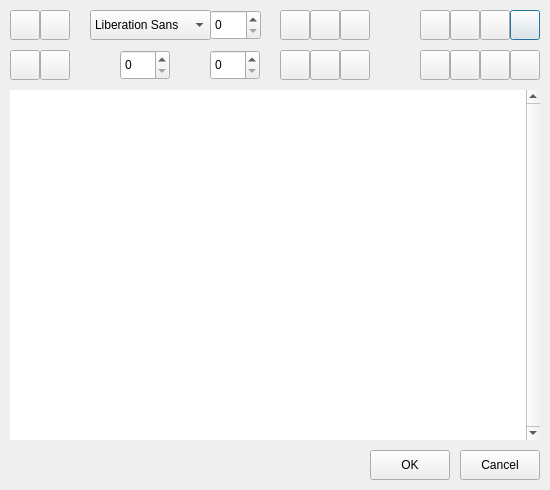
<?xml version="1.0" encoding="UTF-8"?>
<ui version="4.0">
 <class>SheetEditor</class>
 <widget class="QDialog" name="SheetEditor">
  <property name="geometry">
   <rect>
    <x>0</x>
    <y>0</y>
    <width>550</width>
    <height>490</height>
   </rect>
  </property>
  <property name="windowTitle">
   <string>Sheet Editor</string>
  </property>
  <layout class="QVBoxLayout" name="verticalLayout">
   <property name="spacing">
    <number>10</number>
   </property>
   <property name="leftMargin">
    <number>10</number>
   </property>
   <property name="topMargin">
    <number>10</number>
   </property>
   <property name="rightMargin">
    <number>10</number>
   </property>
   <property name="bottomMargin">
    <number>10</number>
   </property>
   <item>
    <widget class="QFrame" name="toolbox">
     <property name="minimumSize">
      <size>
       <width>500</width>
       <height>70</height>
      </size>
     </property>
     <widget class="QPushButton" name="justify">
      <property name="geometry">
       <rect>
        <x>500</x>
        <y>0</y>
        <width>30</width>
        <height>30</height>
       </rect>
      </property>
      <property name="toolTip">
       <string>Align justify</string>
      </property>
      <property name="icon">
       <iconset>
        <normaloff>image/icon/text_justify_64.png</normaloff>image/icon/text_justify_64.png</iconset>
      </property>
      <property name="checkable">
       <bool>true</bool>
      </property>
     </widget>
     <widget class="QPushButton" name="addCol">
      <property name="geometry">
       <rect>
        <x>0</x>
        <y>40</y>
        <width>30</width>
        <height>30</height>
       </rect>
      </property>
      <property name="toolTip">
       <string>Insert column</string>
      </property>
      <property name="icon">
       <iconset>
        <normaloff>image/icon/column_insert_64.png</normaloff>image/icon/column_insert_64.png</iconset>
      </property>
     </widget>
     <widget class="QPushButton" name="italic">
      <property name="geometry">
       <rect>
        <x>300</x>
        <y>0</y>
        <width>30</width>
        <height>30</height>
       </rect>
      </property>
      <property name="toolTip">
       <string>Italic</string>
      </property>
      <property name="icon">
       <iconset>
        <normaloff>image/icon/text_italic_64.png</normaloff>image/icon/text_italic_64.png</iconset>
      </property>
      <property name="checkable">
       <bool>true</bool>
      </property>
     </widget>
     <widget class="QPushButton" name="addRow">
      <property name="geometry">
       <rect>
        <x>0</x>
        <y>0</y>
        <width>30</width>
        <height>30</height>
       </rect>
      </property>
      <property name="toolTip">
       <string>Insert row</string>
      </property>
      <property name="icon">
       <iconset>
        <normaloff>image/icon/row_insert_64.png</normaloff>image/icon/row_insert_64.png</iconset>
      </property>
     </widget>
     <widget class="QPushButton" name="bottom">
      <property name="geometry">
       <rect>
        <x>470</x>
        <y>40</y>
        <width>30</width>
        <height>30</height>
       </rect>
      </property>
      <property name="toolTip">
       <string>Align bottom</string>
      </property>
      <property name="icon">
       <iconset>
        <normaloff>image/icon/text_align_bottom_64.png</normaloff>image/icon/text_align_bottom_64.png</iconset>
      </property>
      <property name="checkable">
       <bool>true</bool>
      </property>
     </widget>
     <widget class="QPushButton" name="textBgColor">
      <property name="geometry">
       <rect>
        <x>300</x>
        <y>40</y>
        <width>30</width>
        <height>30</height>
       </rect>
      </property>
      <property name="toolTip">
       <string>Text background color</string>
      </property>
      <property name="icon">
       <iconset>
        <normaloff>image/icon/color_text_background_64.png</normaloff>image/icon/color_text_background_64.png</iconset>
      </property>
     </widget>
     <widget class="QPushButton" name="delRow">
      <property name="geometry">
       <rect>
        <x>30</x>
        <y>0</y>
        <width>30</width>
        <height>30</height>
       </rect>
      </property>
      <property name="toolTip">
       <string>Delete row</string>
      </property>
      <property name="icon">
       <iconset>
        <normaloff>image/icon/row_delete_64.png</normaloff>image/icon/row_delete_64.png</iconset>
      </property>
     </widget>
     <widget class="QFontComboBox" name="family">
      <property name="geometry">
       <rect>
        <x>80</x>
        <y>0</y>
        <width>121</width>
        <height>30</height>
       </rect>
      </property>
      <property name="editable">
       <bool>false</bool>
      </property>
     </widget>
     <widget class="QPushButton" name="lineSpaceIcon">
      <property name="geometry">
       <rect>
        <x>170</x>
        <y>40</y>
        <width>30</width>
        <height>30</height>
       </rect>
      </property>
      <property name="icon">
       <iconset>
        <normaloff>image/icon/text_line_space_64.png</normaloff>image/icon/text_line_space_64.png</iconset>
      </property>
      <property name="flat">
       <bool>true</bool>
      </property>
     </widget>
     <widget class="QPushButton" name="middle">
      <property name="geometry">
       <rect>
        <x>440</x>
        <y>40</y>
        <width>30</width>
        <height>30</height>
       </rect>
      </property>
      <property name="toolTip">
       <string>Align middle</string>
      </property>
      <property name="icon">
       <iconset>
        <normaloff>image/icon/text_align_middle.png</normaloff>image/icon/text_align_middle.png</iconset>
      </property>
      <property name="checkable">
       <bool>true</bool>
      </property>
     </widget>
     <widget class="QPushButton" name="right">
      <property name="geometry">
       <rect>
        <x>470</x>
        <y>0</y>
        <width>30</width>
        <height>30</height>
       </rect>
      </property>
      <property name="toolTip">
       <string>Align right</string>
      </property>
      <property name="icon">
       <iconset>
        <normaloff>image/icon/text_right_64.png</normaloff>image/icon/text_right_64.png</iconset>
      </property>
      <property name="checkable">
       <bool>true</bool>
      </property>
     </widget>
     <widget class="QPushButton" name="left">
      <property name="geometry">
       <rect>
        <x>410</x>
        <y>0</y>
        <width>30</width>
        <height>30</height>
       </rect>
      </property>
      <property name="toolTip">
       <string>Align left</string>
      </property>
      <property name="icon">
       <iconset>
        <normaloff>image/icon/text_left_64.png</normaloff>image/icon/text_left_64.png</iconset>
      </property>
      <property name="checkable">
       <bool>true</bool>
      </property>
     </widget>
     <widget class="QPushButton" name="bold">
      <property name="geometry">
       <rect>
        <x>270</x>
        <y>0</y>
        <width>30</width>
        <height>30</height>
       </rect>
      </property>
      <property name="toolTip">
       <string>Bold</string>
      </property>
      <property name="icon">
       <iconset>
        <normaloff>image/icon/text_bold_64.png</normaloff>image/icon/text_bold_64.png</iconset>
      </property>
      <property name="checkable">
       <bool>true</bool>
      </property>
     </widget>
     <widget class="QPushButton" name="center">
      <property name="geometry">
       <rect>
        <x>440</x>
        <y>0</y>
        <width>30</width>
        <height>30</height>
       </rect>
      </property>
      <property name="toolTip">
       <string>Align center</string>
      </property>
      <property name="icon">
       <iconset>
        <normaloff>image/icon/text_center_64.png</normaloff>image/icon/text_center_64.png</iconset>
      </property>
      <property name="checkable">
       <bool>true</bool>
      </property>
     </widget>
     <widget class="QDoubleSpinBox" name="letterSpace">
      <property name="geometry">
       <rect>
        <x>110</x>
        <y>40</y>
        <width>50</width>
        <height>30</height>
       </rect>
      </property>
      <property name="toolTip">
       <string>Letter space</string>
      </property>
      <property name="decimals">
       <number>0</number>
      </property>
     </widget>
     <widget class="QPushButton" name="textColor">
      <property name="geometry">
       <rect>
        <x>330</x>
        <y>40</y>
        <width>30</width>
        <height>30</height>
       </rect>
      </property>
      <property name="toolTip">
       <string>Text foreground color</string>
      </property>
      <property name="icon">
       <iconset>
        <normaloff>image/icon/color_text_64.png</normaloff>image/icon/color_text_64.png</iconset>
      </property>
     </widget>
     <widget class="QPushButton" name="delCol">
      <property name="geometry">
       <rect>
        <x>30</x>
        <y>40</y>
        <width>30</width>
        <height>30</height>
       </rect>
      </property>
      <property name="toolTip">
       <string>Delete column</string>
      </property>
      <property name="icon">
       <iconset>
        <normaloff>image/icon/column_delete_64.png</normaloff>image/icon/column_delete_64.png</iconset>
      </property>
     </widget>
     <widget class="QPushButton" name="letterSpaceIcon">
      <property name="geometry">
       <rect>
        <x>80</x>
        <y>40</y>
        <width>30</width>
        <height>30</height>
       </rect>
      </property>
      <property name="icon">
       <iconset>
        <normaloff>image/icon/text_letter_space_64.png</normaloff>image/icon/text_letter_space_64.png</iconset>
      </property>
      <property name="flat">
       <bool>true</bool>
      </property>
     </widget>
     <widget class="QPushButton" name="top">
      <property name="geometry">
       <rect>
        <x>410</x>
        <y>40</y>
        <width>30</width>
        <height>30</height>
       </rect>
      </property>
      <property name="toolTip">
       <string>Align top</string>
      </property>
      <property name="icon">
       <iconset>
        <normaloff>image/icon/text_align_top_64.png</normaloff>image/icon/text_align_top_64.png</iconset>
      </property>
      <property name="checkable">
       <bool>true</bool>
      </property>
     </widget>
     <widget class="QSpinBox" name="point">
      <property name="geometry">
       <rect>
        <x>200</x>
        <y>0</y>
        <width>51</width>
        <height>30</height>
       </rect>
      </property>
      <property name="toolTip">
       <string>Font size</string>
      </property>
     </widget>
     <widget class="QPushButton" name="underLine">
      <property name="geometry">
       <rect>
        <x>330</x>
        <y>0</y>
        <width>30</width>
        <height>30</height>
       </rect>
      </property>
      <property name="toolTip">
       <string>Underline</string>
      </property>
      <property name="icon">
       <iconset>
        <normaloff>image/icon/text_underline_64.png</normaloff>image/icon/text_underline_64.png</iconset>
      </property>
      <property name="checkable">
       <bool>true</bool>
      </property>
     </widget>
     <widget class="QPushButton" name="wrap">
      <property name="geometry">
       <rect>
        <x>500</x>
        <y>40</y>
        <width>30</width>
        <height>30</height>
       </rect>
      </property>
      <property name="toolTip">
       <string>Wrap</string>
      </property>
      <property name="icon">
       <iconset>
        <normaloff>image/icon/text_wrap_64.png</normaloff>image/icon/text_wrap_64.png</iconset>
      </property>
      <property name="checkable">
       <bool>true</bool>
      </property>
     </widget>
     <widget class="QPushButton" name="bgColor">
      <property name="geometry">
       <rect>
        <x>270</x>
        <y>40</y>
        <width>30</width>
        <height>30</height>
       </rect>
      </property>
      <property name="toolTip">
       <string>Background color</string>
      </property>
      <property name="icon">
       <iconset>
        <normaloff>image/icon/color_background_64.png</normaloff>image/icon/color_background_64.png</iconset>
      </property>
     </widget>
     <widget class="QDoubleSpinBox" name="lineSpace">
      <property name="geometry">
       <rect>
        <x>200</x>
        <y>40</y>
        <width>50</width>
        <height>30</height>
       </rect>
      </property>
      <property name="toolTip">
       <string>Line space</string>
      </property>
      <property name="decimals">
       <number>0</number>
      </property>
     </widget>
    </widget>
   </item>
   <item>
    <widget class="QTableWidget" name="table">
     <property name="frameShape">
      <enum>QFrame::NoFrame</enum>
     </property>
     <property name="lineWidth">
      <number>0</number>
     </property>
     <property name="verticalScrollBarPolicy">
      <enum>Qt::ScrollBarAlwaysOn</enum>
     </property>
     <property name="horizontalScrollBarPolicy">
      <enum>Qt::ScrollBarAlwaysOff</enum>
     </property>
     <property name="verticalScrollMode">
      <enum>QAbstractItemView::ScrollPerPixel</enum>
     </property>
    </widget>
   </item>
   <item>
    <layout class="QHBoxLayout" name="buttonBox">
     <item>
      <spacer name="horizontalSpacer">
       <property name="orientation">
        <enum>Qt::Horizontal</enum>
       </property>
       <property name="sizeHint" stdset="0">
        <size>
         <width>40</width>
         <height>20</height>
        </size>
       </property>
      </spacer>
     </item>
     <item>
      <widget class="QPushButton" name="ok">
       <property name="minimumSize">
        <size>
         <width>0</width>
         <height>30</height>
        </size>
       </property>
       <property name="text">
        <string>OK</string>
       </property>
      </widget>
     </item>
     <item>
      <widget class="QPushButton" name="cancel">
       <property name="minimumSize">
        <size>
         <width>0</width>
         <height>30</height>
        </size>
       </property>
       <property name="text">
        <string>Cancel</string>
       </property>
      </widget>
     </item>
    </layout>
   </item>
  </layout>
 </widget>
 <resources/>
 <connections/>
</ui>
